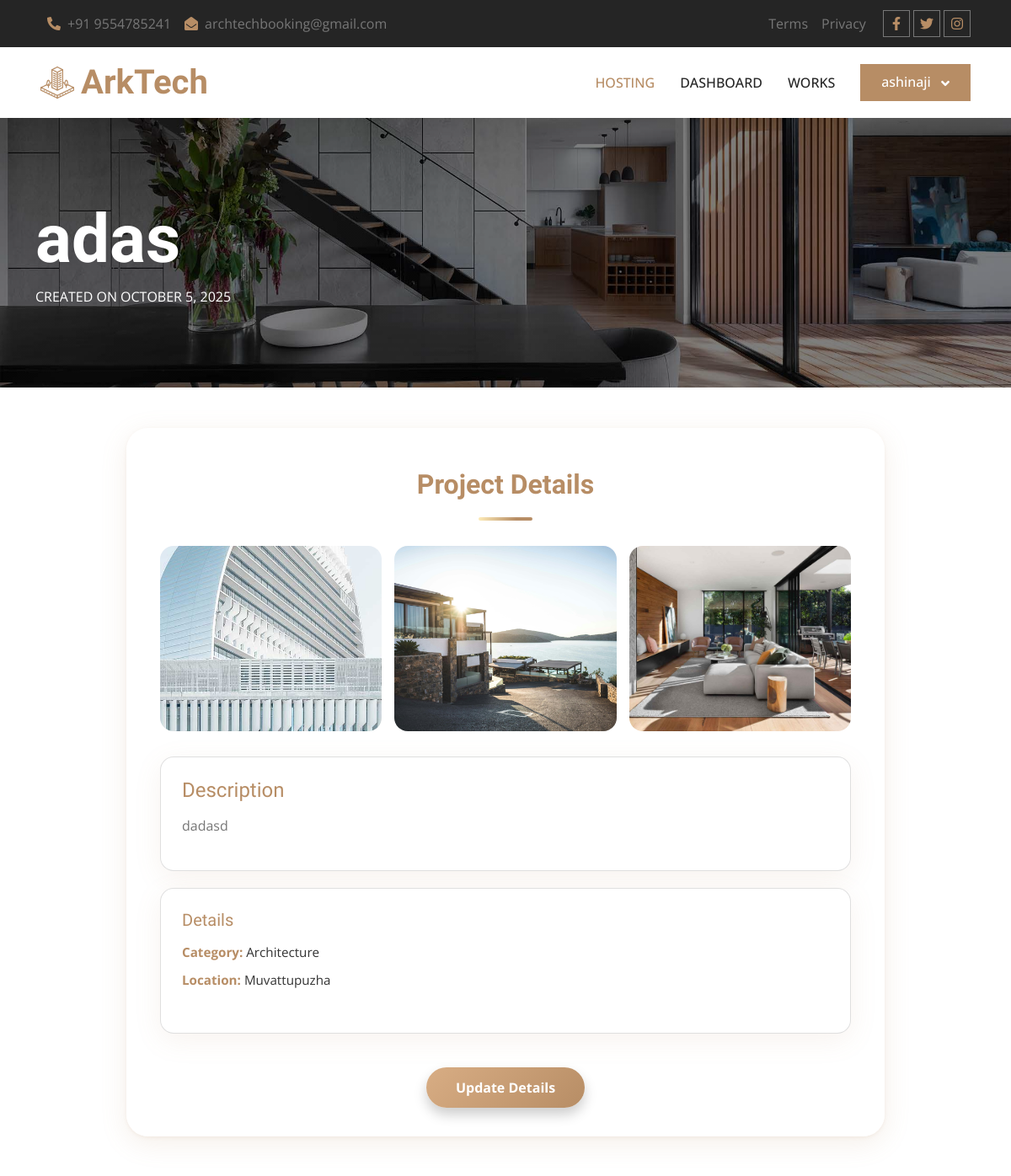
The app's page /Architect/project_view.php?id=2 (signed in, upper part), older data.
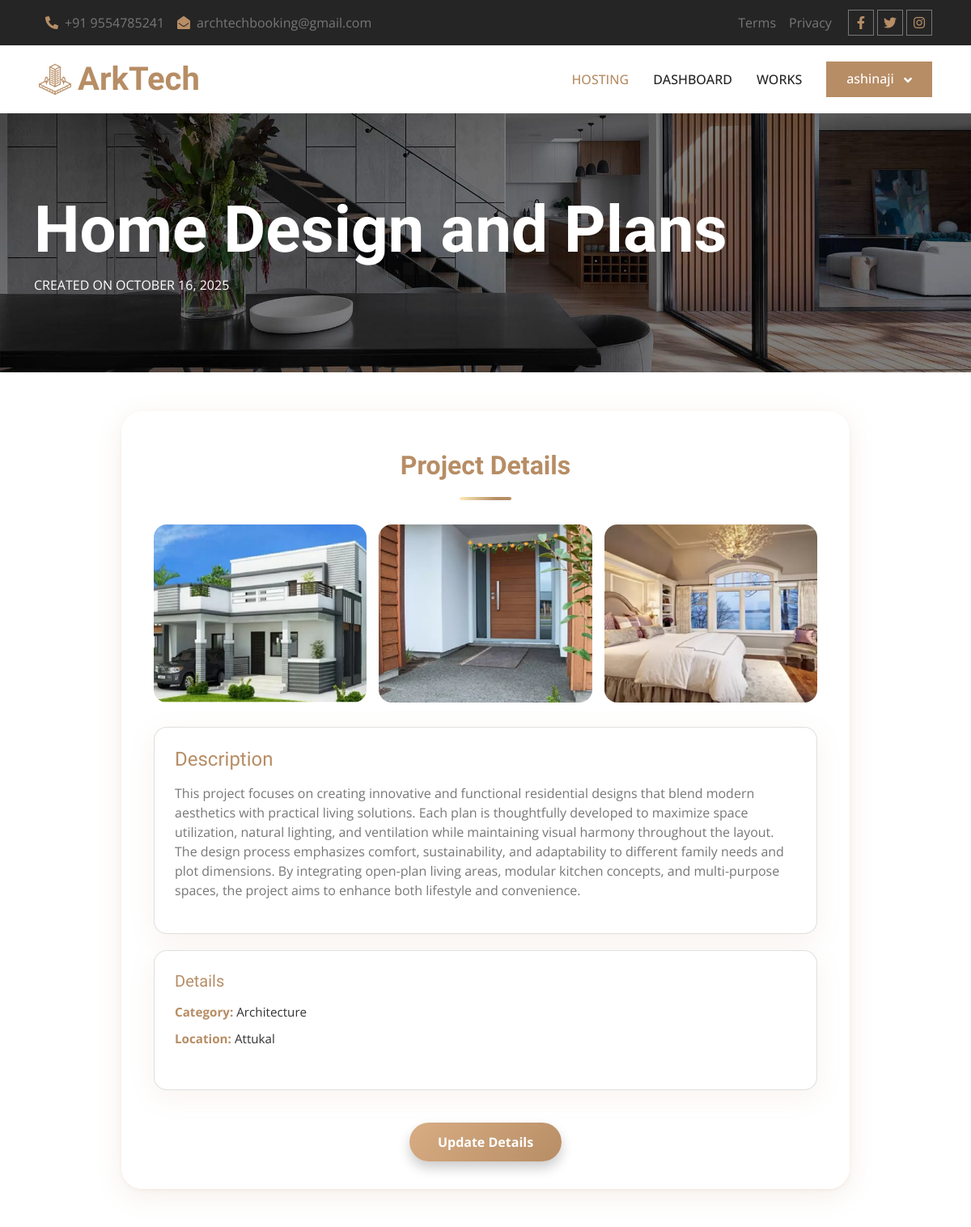
The same page, newer data.
### tables this page shows
CREATE TABLE IF NOT EXISTS `tbl_previous_works` (
  `prev_work_id` int NOT NULL AUTO_INCREMENT,
  `architect_id` int NOT NULL,
  `title` varchar(1000) NOT NULL,
  `descriptions` varchar(10000) NOT NULL,
  `category_id` int NOT NULL,
  `project_location` varchar(500) NOT NULL,
  `image1` varchar(500) NOT NULL,
  `image2` varchar(500) NOT NULL,
  `image3` varchar(500) NOT NULL,
  `created_at` date NOT NULL,
  PRIMARY KEY (`prev_work_id`)
);

CREATE TABLE IF NOT EXISTS `tbl_category` (
  `category_id` int NOT NULL AUTO_INCREMENT,
  `category_name` varchar(50) NOT NULL,
  PRIMARY KEY (`category_id`)
);

### dboperation.php (called while the page is built, shortened)
<?php
class dboperation
{
    public $con,$res;
    function __construct()
    {
        $this->con=mysqli_connect("localhost","root","","arktech");
    }
    public function executequery($sql)
    {
        $this->res=mysqli_query($this->con,$sql);
        return $this->res;
    }
}
?>

### Architect/project_view.php (the view, shortened to what this page needs)
<?php
include("../dboperation.php");
include("header.php");
$obj = new dboperation();
$id = $_GET['id'];
$sql = "SELECT pw.*,
               c.category_name,
               a.arch_name
        FROM tbl_previous_works pw
        LEFT JOIN tbl_category c ON pw.category_id = c.category_id
        LEFT JOIN tbl_architects a ON pw.architect_id = a.architect_id
        WHERE pw.prev_work_id = '$id'";
$res = $obj->executequery($sql);
$project = mysqli_fetch_array($res);
?>
<div class="container-fluid page-header py-5 mb-5 wow fadeIn" data-wow-delay="0.1s">
  <div class="container py-5">
    <h1 class="display-1 text-white animated slideInDown"><?php echo ($project['title'] ?: "Untitled Project"); ?></h1>
    <nav aria-label="breadcrumb animated slideInDown">
      <ol class="breadcrumb text-uppercase mb-0">
        <li class="breadcrumb-item"><div class="text-white">Created on <?php echo date('F j, Y', strtotime($project['created_at'])); ?></div></li>
      </ol>
    </nav>
  </div>
</div>
<div class="project-view-container">
  <h2>Project Details</h2>
  <div class="project-images">
    <?php
    $images = [$project['image1'], $project['image2'], $project['image3']];
    foreach ($images as $img) {
        if ($img) echo '<img src="../uploads/'.$img.'" alt="Project Image">';
    }
    ?>
  </div>
  <div class="card">
    <h4>Description</h4>
    <p><?php echo ($project['descriptions'] ?: "No description available."); ?></p>
  </div>
  <div class="card">
    <h5>Details</h5>
    <ul class="details-list">
      <li><strong>Category:</strong> <?php echo ($project['category_name'] ?: "N/A"); ?></li>
      <li><strong>Location:</strong> <?php echo ($project['project_location'] ?: "N/A"); ?></li>
    </ul>
  </div>
  <form action="edit_project.php" method="get" class="text-center">
    <button type="submit" class="update-btn">Update Details</button>
  </form>
</div>

Row changes from the older to the newer data that the page shows:
changed tbl_previous_works "Architecture": title "adas" → "Home Design and Plans"; created_at "OCTOBER 5, 2025" → "OCTOBER 16, 2025"; image1: a different picture; image2: a different picture; image3: a different picture; descriptions "dadasd" → "This project focuses on creating innovative and functional residential designs that blend modern aesthetics with practical living solutions. Each plan is thoughtfully developed to maximize space utilization, natural lighting, and ventilation while maintaining visual harmony throughout the layout. The design process emphasizes comfort, sustainability, and adaptability to different family needs and plot dimensions. By integrating open-plan living areas, modular kitchen concepts, and multi-purpose spaces, the project aims to enhance both lifestyle and convenience."; project_location "Muvattupuzha" → "Attukal"
